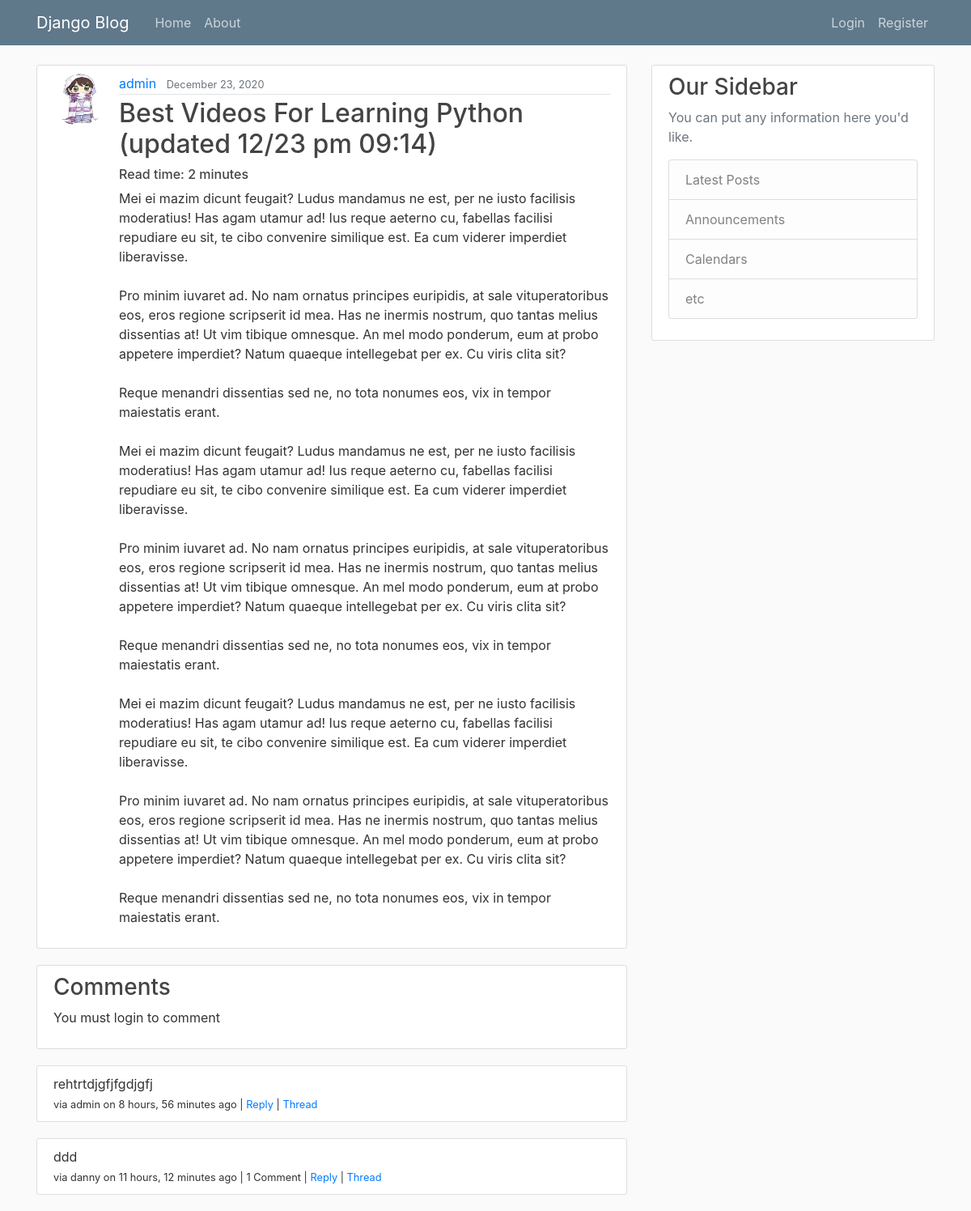
Before: /post/22/ with the older database file.
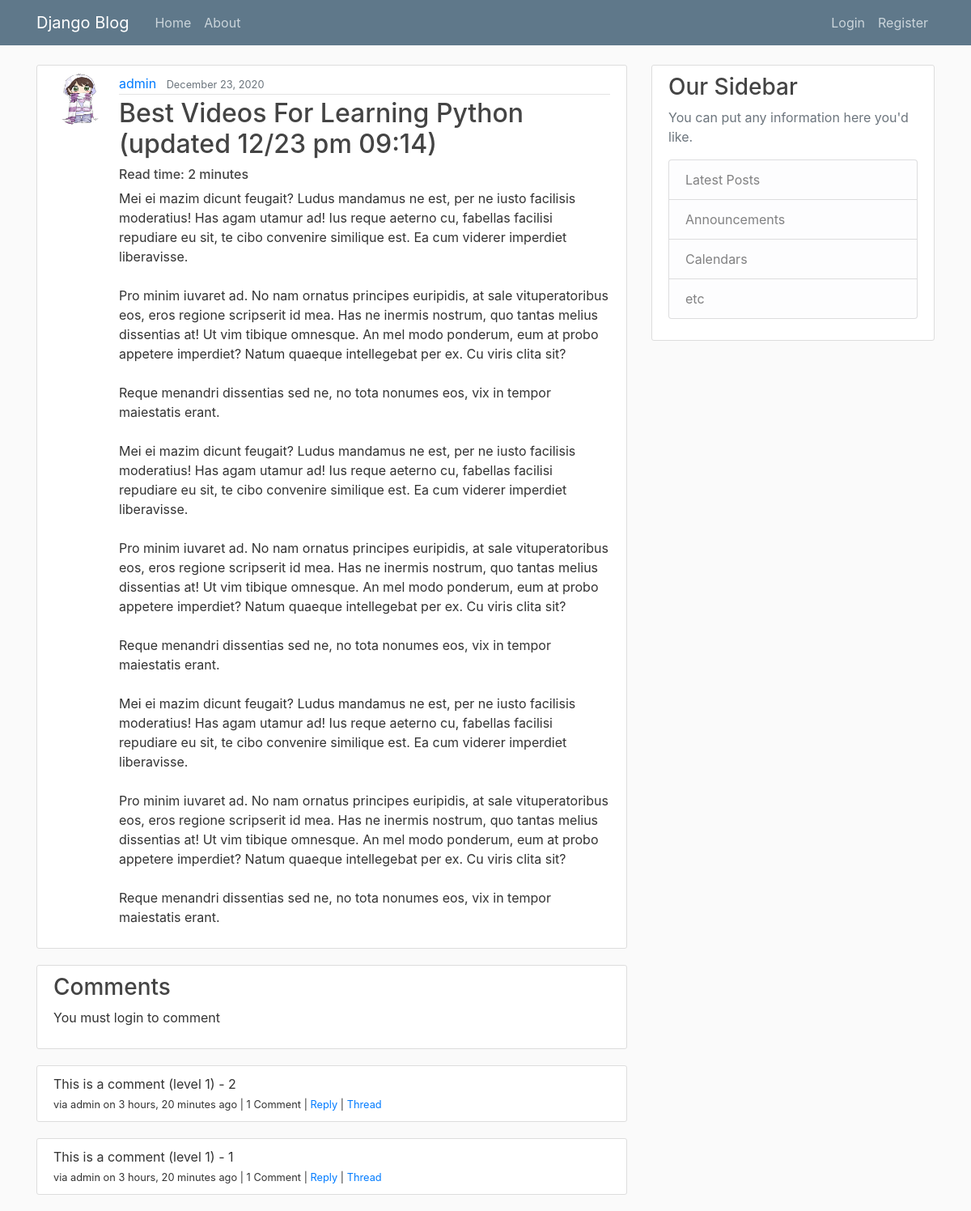
After: the same page with the newer database file.
### comments/models.py (models this page shows, shortened)
class Comment(models.Model):
    author = models.ForeignKey(User, on_delete=models.CASCADE, default=1)
    content_type = models.ForeignKey(ContentType, on_delete=models.CASCADE)
    object_id = models.PositiveIntegerField()
    content_object = GenericForeignKey('content_type', 'object_id')
    parent = models.ForeignKey("self", null=True, blank=True, on_delete=models.CASCADE)
    content = models.TextField()
    timestamp = models.DateTimeField(default=timezone.now)
    objects = CommentManager()
    class Meta:
        ordering = ['-timestamp']
    def get_absolute_url(self):
        return reverse('comments:thread', kwargs={'pk': self.pk})
    def children(self): #replies
        return Comment.objects.filter(parent=self)

### blog/views.py (the view, shortened to what this page needs)
# urls.py: path('post/<int:pk>/', PostDetailView.as_view(), name='post-detail'),
class PostDetailView(View):
    def get(self, request, *args, **kwargs):
        view = PostDetailGetView.as_view()
        return view(request, *args, **kwargs)

### blog/models.py (called while the page is built)
    @property
    def comments(self):
        instance = self
        qs = Comment.objects.filter_by_instance(instance)
        return qs

    @property
    def get_content_type(self):
        instance = self
        content_type = ContentType.objects.get_for_model(instance.__class__)
        return content_type

### blog/views.py (called while the page is built)
    def get_context_data(self, **kwargs):
        context = super().get_context_data(**kwargs)
        instance = self.get_object()
        comments = instance.comments
        context['comments'] = comments
        initial_data = {
            'content_type': instance.get_content_type,
            'object_id': instance.id
            }
        comment_form = CommentForm(self.request.POST or None, initial=initial_data)
        context['comment_form'] = comment_form
        return context

### comments/models.py (called while the page is built)
    def filter_by_instance(self, instance):
        content_type = ContentType.objects.get_for_model(instance.__class__)
        obj_id = instance.id
        qs = super(CommentManager, self).filter(content_type=content_type, object_id=obj_id).filter(parent=None)
        return qs

### blog/templates/blog/post_detail.html (shortened to what this page needs)
{% extends "blog/base.html" %}
{% load crispy_forms_tags %}
{% block content %}
  <article class="media content-section">
    <img class="rounded-circle article-img" src="{{ post.author.profile.image.url }}">
    <div class="media-body">
      <div class="article-metadata">
        <a class="mr-2" href="{% url 'user-posts' post.author.username %}">{{ post.author }}</a>
        <small class="text-muted">{{ post.date_posted|date:"F d, Y" }}</small>
      </div>
      <h2 class="article-title" >{{ post.title }}</h2>
      <h6> Read time: {% if post.read_time <= 1 %} <1 minute {% else %} {{ post.read_time }} minutes {% endif %} </h6>
      <p class="article-content">{{ post.content }}</p>
    </div>
  </article>
<article class="media content-section">
  <div class="media-body">
    <h3>Comments</h3>
    {% if request.user.is_authenticated %}
    <form method="post" action="">
      {% csrf_token %}
      {{ comment_form|crispy }}
      <input type="submit" value="Post comment" class="btn btn-default">
    </form>
    {% else %}
      <p>You must login to comment</p>
    {% endif %}
  </div>
</article>
{% for comment in comments %}
  <article class="media content-section">
      <div class="media-body">
        {{ comment.content }}
        <br>
        <small>via {{ comment.author }} on {{ comment.timestamp|timesince }} ago | {% if comment.children.count > 0 %}{{ comment.children.count }} Comment{% if comment.children.count > 1%}s{% endif %} | {% endif %} <a class="comment-reply-btn" href="#">Reply</a> | <a class="" href="{{ comment.get_absolute_url }}">Thread</a></small>
      </div>
  </article>
{% endfor %}
{% endblock content %}

Changed rows visible on the page:
removed Comment: content "rehtrtdjgfjfgdjgfj", author "admin", timestamp "8 hours, 56 minutes"
removed Comment: content "ddd", author "danny", timestamp "11 hours, 12 minutes", children.count "1"
added Comment: content "This is a comment (level 1) - 2", author "admin", timestamp "3 hours, 20 minutes", children.count "1"
added Comment: content "This is a comment (level 1) - 1", author "admin", timestamp "3 hours, 20 minutes", children.count "1"
